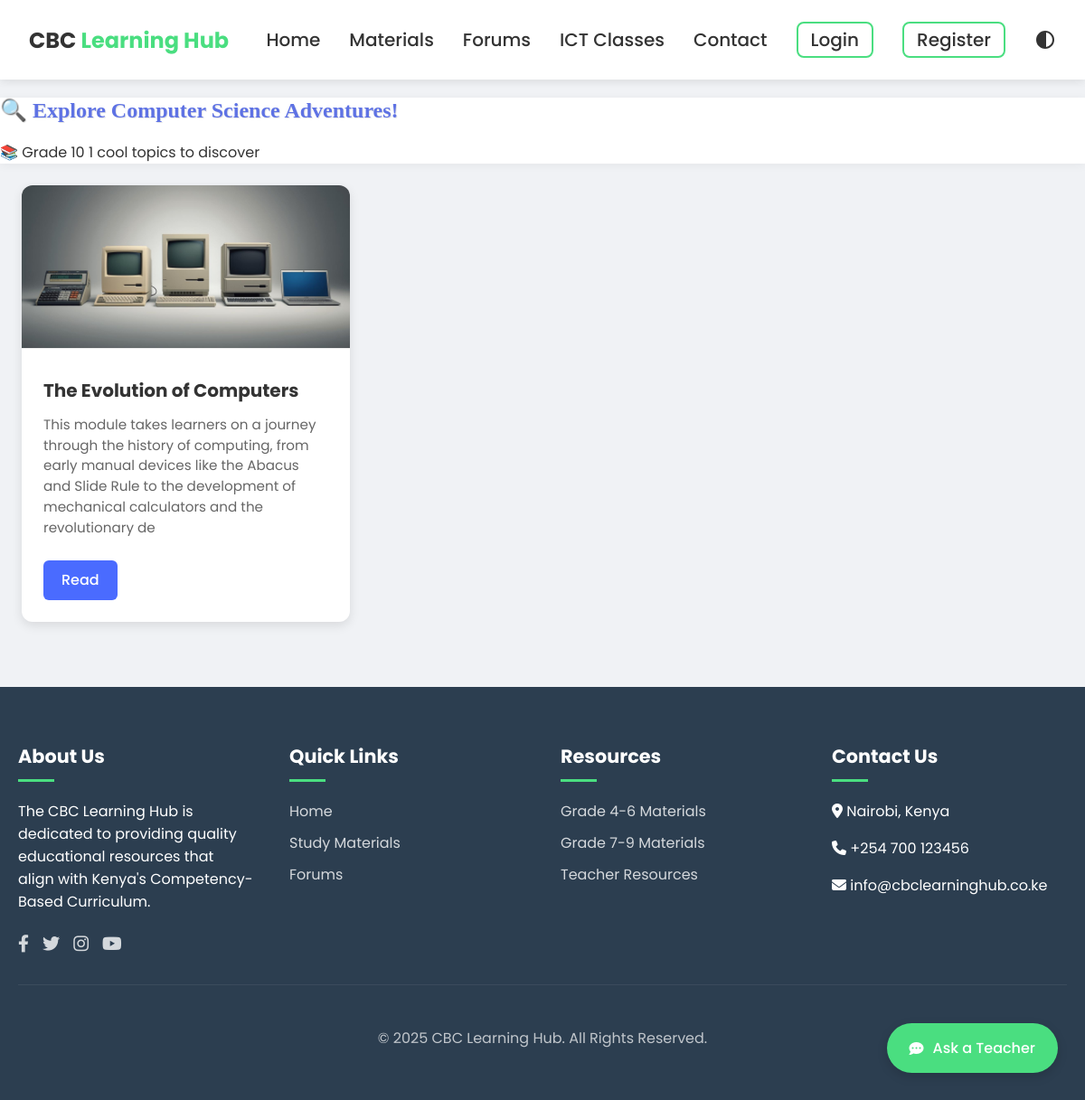
The page /subject/1/topic/ on the database its author committed.
### learninghub/models.py (models this page shows, shortened)
class Subject(models.Model):
    name = models.CharField(max_length=100)  # e.g., Mathematics
    grade = models.CharField(max_length=20)  # e.g., Grade 8
    subject_image = models.ImageField(upload_to='subjects_image',null=True)
    description = models.CharField(max_length=200,null=True)

class Topic(models.Model):
    subject = models.ForeignKey(Subject, on_delete=models.CASCADE)
    name = models.CharField(max_length=200)  # e.g., Probability
    topic_image = models.ImageField(upload_to='topic_images',null=True)
    description = models.CharField(max_length=200,null=True)

### learninghub/views.py (the view)
# urls.py: path('subject/<int:subject_id>/topic/', hub_views.topic_list, name='topic_list'),
def topic_list(request, subject_id):
    subject = get_object_or_404(Subject, id=subject_id)
    topics = (
        Topic.objects.filter(subject=subject)
        .annotate(material_count = Count('subtopic__material'))#Check if they have materials
        .filter(material_count__gt = 0)  # Only include topics with materials
    )
    return render(request,'topics.html',
                  {
                      'topics':topics,
                      'subject': subject,
                  })

### templates/topics.html (shortened to what this page needs)
{% load static %}
<!DOCTYPE html>
<html lang="en">
<head>
    <link rel="stylesheet" href="https://cdnjs.cloudflare.com/ajax/libs/font-awesome/6.4.0/css/all.min.css">
    <link href="https://unpkg.com/aos@2.3.1/dist/aos.css" rel="stylesheet">
    <link rel="stylesheet" href="{% static 'css/index.css' %}">
    <link rel="stylesheet" href="{%static 'css/base.css' %}">
    <link rel="stylesheet" href="{% static 'css/topic.css' %}">
    <link rel="stylesheet" href="{% static 'css/material_detail.css' %}">
</head>
<body>
    <header>
        <div class="header-container">
            <a href="#" class="logo">CBC <span>Learning Hub</span></a>
            <nav id="mainNav">
                <ul>
                    <li><a href="{% url 'index' %}">Home</a></li>
                    <li><a href="{% url 'subject_list' %}">Materials</a></li>
                    <li><a href="#how-it-works">Forums</a></li>
                    <li><a href="#testimonials">ICT Classes</a></li>
                    <li><a href="#contact">Contact</a></li>
                    {% if user.is_authenticated %}
                    <li><a href="{% url 'account_logout' %}" class="btn-header btn-logout">Logout</a></li>
                    {% else %}
                    <li><a href="{% url 'user_login' %}" class="btn-header btn-login">Login</a></li>
                    <li><a href="{% url 'user_register' %}" class="btn-header btn-login">Register</a></li>
                    {% endif %}
                    <li class="dark-mode-toggle">
                    </li>
                </ul>
            </nav>
        </div>
    </header>
    <section class="topics-container fun-theme">
        <header class="topics-header">
            <h1>🔍 Explore {{ subject.name }} Adventures!</h1>
            <div class="subject-meta">
                <span class="subject-grade">📚 {{ subject.grade }}</span>
                <span class="topics-count">{{ topics|length }} cool topics to discover</span>
            </div>
        </header>
        {% if topics %}
        <div class="topics-grid">
            {% for topic in topics %}
            <div class="card">
                {% if topic.topic_image %}
                <img src="{{ topic.topic_image.url }}" alt="{{ topic.name }}">
                {% else %}
                <div class="placeholder-image">🖼️</div>
                {% endif %}
                <div class="container">
                    <h4><b>{{ topic.name }}</b></h4>
                    <p>{{ topic.description|default:"No description yet" }}</p>
                    <a href="{% url 'material_detail_first' topic.id %}" class="read-button">Read</a>
                </div>
            </div>
            {% endfor %}
          </div>
        {% endif %}
    </section>
    <footer id="contact">
        <div class="footer-content">
            <div class="footer-column">
                <h3>About Us</h3>
                <p>The CBC Learning Hub is dedicated to providing quality educational resources that align with Kenya's
                    Competency-Based Curriculum.</p>
                <div class="social-links">
                    <a href="#"><i class="fab fa-facebook-f"></i></a>
                    <a href="#"><i class="fab fa-twitter"></i></a>
                    <a href="#"><i class="fab fa-instagram"></i></a>
                    <a href="#"><i class="fab fa-youtube"></i></a>
                </div>
            </div>
            <div class="footer-column">
                <h3>Quick Links</h3>
                <ul class="footer-links">
                    <li><a href="#">Home</a></li>
                    <li><a href="#">Study Materials</a></li>
                    <li><a href="#">Forums</a></li>
                </ul>
            </div>
            <div class="footer-column">
                <h3>Resources</h3>
                <ul class="footer-links">
                    <li><a href="#">Grade 4-6 Materials</a></li>
                    <li><a href="#">Grade 7-9 Materials</a></li>
                    <li><a href="#">Teacher Resources</a></li>
                </ul>
            </div>
            <div class="footer-column">
                <h3>Contact Us</h3>
                <p><i class="fas fa-map-marker-alt"></i> Nairobi, Kenya</p>
                <p><i class="fas fa-phone"></i> +254 700 123456</p>
                <p><i class="fas fa-envelope"></i> info@cbclearninghub.co.ke</p>
            </div>
        </div>
        <div class="footer-bottom">
            <p>&copy; {% now "Y" %} CBC Learning Hub. All Rights Reserved.</p>
        </div>
    </footer>
    <div class="chat-btn">
        <i class="fas fa-comment-dots"></i>
        <span class="chat-label">Ask a Teacher</span>
    </div>
</body>
</html>

### static/css/index.css (style rules this page uses)
:root { --primary-color: #333; --accent-color: #4ade80; --bg-color: #f0f2f5; --text-color: #333; --header-bg: #fff; --sidebar-bg: #2eac62; --sidebar-text: #ecf0f1; --content-bg: #ffffff; --shadow-color: rgba(0, 0, 0, 0.05); --hero-bg: #f8fafc; --card-bg: #ffffff; --testimonial-bg: #f8fafc; --footer-bg: #2c3e50; --footer-text: #ffffff; --border-color: #e2e8f0; --gray: #f1f5f9; --gray-dark: #e2e8f0; --text-light: #64748b; --primary-light: #e0f2fe; --danger: #ef4444; --white: #ffffff; --border-radius: 0.5rem; --shadow: 0 1px 3px rgba(0, 0, 0, 0.1); --shadow-md: 0 4px 6px rgba(0, 0, 0, 0.1); --shadow-sm: 0 1px 2px rgba(0, 0, 0, 0.05); }
.dark-mode-toggle svg { position: absolute; top: 0; left: 0; transition: opacity 0.3s ease; fill: var(--text-color); }
.container { max-width: 1200px; margin: 0 auto; padding: 0 2rem; }

### static/css/base.css (style rules this page uses)
:root { --primary-color: #333; --accent-color: #4ade80; --bg-color: #f0f2f5; --text-color: #333; --header-bg: #fff; --sidebar-bg: #2eac62; --sidebar-text: #ecf0f1; --content-bg: #ffffff; --shadow-color: rgba(0, 0, 0, 0.05); --hero-bg: #f8fafc; --card-bg: #ffffff; --testimonial-bg: #f8fafc; --footer-bg: #2c3e50; --footer-text: #ffffff; --border-color: #e2e8f0; --gray: #f1f5f9; --gray-dark: #e2e8f0; --text-light: #64748b; --primary-light: #e0f2fe; --danger: #ef4444; --white: #ffffff; --border-radius: 0.5rem; --shadow: 0 1px 3px rgba(0, 0, 0, 0.1); --shadow-md: 0 4px 6px rgba(0, 0, 0, 0.1); --shadow-sm: 0 1px 2px rgba(0, 0, 0, 0.05); }
body { font-family: 'Poppins', sans-serif; background-color: var(--bg-color); color: var(--text-color); transition: background-color 0.3s ease, color 0.3s ease; position: relative; min-height: 100vh; margin: 0; padding: 0; }
header { background-color: var(--header-bg); box-shadow: 0 2px 10px var(--shadow-color); position: sticky; top: 0; z-index: 1000; }
.header-container { max-width: 1200px; margin: 0 auto; padding: 1rem 2rem; display: flex; justify-content: space-between; align-items: center; }
.logo { font-size: 1.5rem; font-weight: 700; color: var(--primary-color); text-decoration: none; transition: color 0.3s ease; }
.logo span { color: var(--accent-color); }
#mainNav ul { display: flex; list-style: none; margin: 0; padding: 0; align-items: center; gap: 2rem; }
#mainNav a { color: var(--text-color); text-decoration: none; font-size: 20px; font-weight: 500; transition: color 0.3s ease; position: relative; }
#mainNav a::after { content: ''; position: absolute; bottom: -5px; left: 0; width: 0; height: 2px; background-color: var(--accent-color); transition: width 0.3s ease; }
.btn-header { display: inline-block; padding: 8px 14px; border-radius: 8px; font-weight: 600; text-decoration: none; line-height: 1; transition: all 0.2s ease; }
.btn-login { background: transparent; color: var(--accent-color); border: 2px solid var(--accent-color); }
.dark-mode-toggle { position: relative; width: 24px; height: 24px; cursor: pointer; display: flex; align-items: center; justify-content: center; }
.dark-mode-toggle svg { position: absolute; top: 0; left: 0; transition: opacity 0.3s ease; fill: var(--text-color); }
footer { background-color: var(--footer-bg); color: var(--footer-text); padding: 40px 20px; position: relative; margin-top: auto; }
.footer-content { display: grid; grid-template-columns: repeat(auto-fit, minmax(250px, 1fr)); gap: 40px; max-width: 1200px; margin: 0 auto; }
.footer-column h3 { font-size: 1.3rem; margin-bottom: 20px; position: relative; color: var(--footer-text); }
.footer-column h3::after { content: ''; display: block; width: 40px; height: 3px; background-color: var(--accent-color); margin-top: 10px; }
.footer-links { list-style: none; padding: 0; }
.footer-links li { margin-bottom: 10px; }
.footer-links a { color: var(--footer-text); text-decoration: none; opacity: 0.8; transition: all 0.3s; }
.social-links { display: flex; gap: 15px; margin-top: 20px; }
.social-links a { color: var(--footer-text); font-size: 1.2rem; opacity: 0.8; transition: all 0.3s; }
.footer-bottom { text-align: center; padding-top: 30px; margin-top: 30px; border-top: 1px solid rgba(255, 255, 255, 0.1); opacity: 0.7; color: var(--footer-text); }
.chat-btn { position: fixed; bottom: 30px; right: 30px; background-color: var(--accent-color); color: white; border: none; border-radius: 50px; padding: 15px 25px; cursor: pointer; box-shadow: 0 4px 12px rgba(0, 0, 0, 0.15); transition: all 0.3s ease; z-index: 1000; display: flex; align-items: center; gap: 10px; }
.chat-label { font-weight: 500; }

### rows shown on the page
Subject: name "Computer Science", grade "Grade 10"
Topic: topic_image (picture), name "The Evolution of Computers", description "This module takes learners on a journey through the history of computing, from early manual devices like the Abacus and Slide Rule to the development of mechanical calculators and the revolutionary de"

### other values the page prints
{{ topics|length }} "1"
